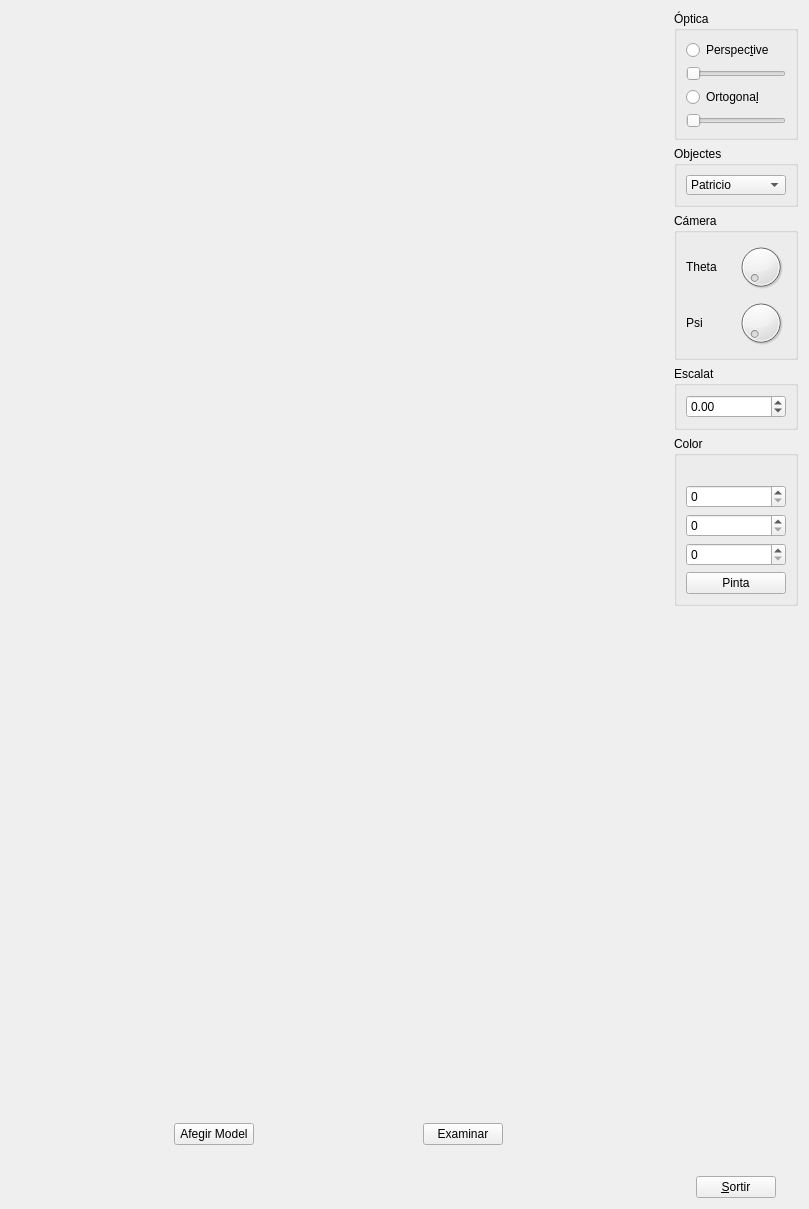
<?xml version="1.0" encoding="UTF-8"?>
<ui version="4.0">
 <class>MyForm</class>
 <widget class="QWidget" name="MyForm">
  <property name="geometry">
   <rect>
    <x>0</x>
    <y>0</y>
    <width>809</width>
    <height>1209</height>
   </rect>
  </property>
  <property name="sizePolicy">
   <sizepolicy hsizetype="Fixed" vsizetype="Fixed">
    <horstretch>0</horstretch>
    <verstretch>0</verstretch>
   </sizepolicy>
  </property>
  <property name="windowTitle">
   <string>Form</string>
  </property>
  <layout class="QHBoxLayout" name="horizontalLayout">
   <item>
    <layout class="QVBoxLayout" name="verticalLayout_9">
     <item>
      <widget class="MyGLWidget" name="widget" native="true">
       <property name="sizePolicy">
        <sizepolicy hsizetype="Expanding" vsizetype="Expanding">
         <horstretch>0</horstretch>
         <verstretch>0</verstretch>
        </sizepolicy>
       </property>
       <property name="maximumSize">
        <size>
         <width>1000</width>
         <height>1000</height>
        </size>
       </property>
      </widget>
     </item>
     <item>
      <layout class="QHBoxLayout" name="horizontalLayout_2">
       <item>
        <widget class="MyPushButton" name="pushButton_4">
         <property name="sizePolicy">
          <sizepolicy hsizetype="Fixed" vsizetype="Fixed">
           <horstretch>0</horstretch>
           <verstretch>0</verstretch>
          </sizepolicy>
         </property>
         <property name="text">
          <string>Afegir Model</string>
         </property>
        </widget>
       </item>
       <item>
        <widget class="MyPushButton" name="pushButton_3">
         <property name="sizePolicy">
          <sizepolicy hsizetype="Fixed" vsizetype="Fixed">
           <horstretch>0</horstretch>
           <verstretch>0</verstretch>
          </sizepolicy>
         </property>
         <property name="text">
          <string>Examinar</string>
         </property>
        </widget>
       </item>
      </layout>
     </item>
    </layout>
   </item>
   <item>
    <layout class="QVBoxLayout" name="verticalLayout">
     <item>
      <widget class="QGroupBox" name="groupBox">
       <property name="sizePolicy">
        <sizepolicy hsizetype="Minimum" vsizetype="Minimum">
         <horstretch>0</horstretch>
         <verstretch>0</verstretch>
        </sizepolicy>
       </property>
       <property name="title">
        <string>Óptica</string>
       </property>
       <property name="checkable">
        <bool>false</bool>
       </property>
       <layout class="QVBoxLayout" name="verticalLayout_2">
        <item>
         <widget class="QRadioButton" name="radioButton">
          <property name="text">
           <string>Perspec&amp;tive</string>
          </property>
          <property name="autoExclusive">
           <bool>true</bool>
          </property>
         </widget>
        </item>
        <item>
         <widget class="QSlider" name="horizontalSlider_2">
          <property name="sizePolicy">
           <sizepolicy hsizetype="Ignored" vsizetype="Fixed">
            <horstretch>0</horstretch>
            <verstretch>0</verstretch>
           </sizepolicy>
          </property>
          <property name="minimum">
           <number>0</number>
          </property>
          <property name="maximum">
           <number>85</number>
          </property>
          <property name="value">
           <number>0</number>
          </property>
          <property name="orientation">
           <enum>Qt::Horizontal</enum>
          </property>
         </widget>
        </item>
        <item>
         <widget class="QRadioButton" name="radioButton_2">
          <property name="text">
           <string>Ortogona&amp;l</string>
          </property>
          <property name="checked">
           <bool>false</bool>
          </property>
          <property name="autoExclusive">
           <bool>true</bool>
          </property>
         </widget>
        </item>
        <item>
         <widget class="QSlider" name="horizontalSlider">
          <property name="sizePolicy">
           <sizepolicy hsizetype="Ignored" vsizetype="Fixed">
            <horstretch>0</horstretch>
            <verstretch>0</verstretch>
           </sizepolicy>
          </property>
          <property name="maximum">
           <number>100</number>
          </property>
          <property name="orientation">
           <enum>Qt::Horizontal</enum>
          </property>
         </widget>
        </item>
       </layout>
      </widget>
     </item>
     <item>
      <widget class="QGroupBox" name="groupBox_2">
       <property name="enabled">
        <bool>true</bool>
       </property>
       <property name="sizePolicy">
        <sizepolicy hsizetype="Minimum" vsizetype="Minimum">
         <horstretch>0</horstretch>
         <verstretch>0</verstretch>
        </sizepolicy>
       </property>
       <property name="title">
        <string>Objectes</string>
       </property>
       <layout class="QVBoxLayout" name="verticalLayout_3">
        <item>
         <widget class="MyComboBox" name="comboBox">
          <property name="sizePolicy">
           <sizepolicy hsizetype="Fixed" vsizetype="Fixed">
            <horstretch>0</horstretch>
            <verstretch>0</verstretch>
           </sizepolicy>
          </property>
          <property name="maximumSize">
           <size>
            <width>100</width>
            <height>20</height>
           </size>
          </property>
          <item>
           <property name="text">
            <string>Patricio</string>
           </property>
          </item>
          <item>
           <property name="text">
            <string>Homer</string>
           </property>
          </item>
          <item>
           <property name="text">
            <string>Legoman</string>
           </property>
          </item>
          <item>
           <property name="text">
            <string>Legoman Assegut</string>
           </property>
          </item>
          <item>
           <property name="text">
            <string>Shaun Hastings</string>
           </property>
          </item>
          <item>
           <property name="text">
            <string>Vaca</string>
           </property>
          </item>
          <item>
           <property name="text">
            <string>Delfin</string>
           </property>
          </item>
          <item>
           <property name="text">
            <string>F16</string>
           </property>
          </item>
          <item>
           <property name="text">
            <string>Porsche</string>
           </property>
          </item>
         </widget>
        </item>
       </layout>
      </widget>
     </item>
     <item>
      <widget class="QGroupBox" name="groupBox_3">
       <property name="enabled">
        <bool>true</bool>
       </property>
       <property name="sizePolicy">
        <sizepolicy hsizetype="Minimum" vsizetype="Minimum">
         <horstretch>0</horstretch>
         <verstretch>0</verstretch>
        </sizepolicy>
       </property>
       <property name="title">
        <string>Cámera</string>
       </property>
       <layout class="QVBoxLayout" name="verticalLayout_5">
        <item>
         <layout class="QHBoxLayout" name="horizontalLayout_7">
          <item>
           <widget class="QLabel" name="label">
            <property name="sizePolicy">
             <sizepolicy hsizetype="Fixed" vsizetype="Fixed">
              <horstretch>0</horstretch>
              <verstretch>0</verstretch>
             </sizepolicy>
            </property>
            <property name="maximumSize">
             <size>
              <width>50</width>
              <height>50</height>
             </size>
            </property>
            <property name="text">
             <string>Theta</string>
            </property>
           </widget>
          </item>
          <item>
           <widget class="QDial" name="dial_5">
            <property name="sizePolicy">
             <sizepolicy hsizetype="Fixed" vsizetype="Fixed">
              <horstretch>0</horstretch>
              <verstretch>0</verstretch>
             </sizepolicy>
            </property>
            <property name="maximumSize">
             <size>
              <width>50</width>
              <height>50</height>
             </size>
            </property>
            <property name="maximum">
             <number>360</number>
            </property>
           </widget>
          </item>
         </layout>
        </item>
        <item>
         <layout class="QHBoxLayout" name="horizontalLayout_8">
          <item>
           <widget class="QLabel" name="label_2">
            <property name="sizePolicy">
             <sizepolicy hsizetype="Fixed" vsizetype="Fixed">
              <horstretch>0</horstretch>
              <verstretch>0</verstretch>
             </sizepolicy>
            </property>
            <property name="maximumSize">
             <size>
              <width>50</width>
              <height>50</height>
             </size>
            </property>
            <property name="text">
             <string>Psi</string>
            </property>
           </widget>
          </item>
          <item>
           <widget class="QDial" name="dial_2">
            <property name="sizePolicy">
             <sizepolicy hsizetype="Fixed" vsizetype="Fixed">
              <horstretch>0</horstretch>
              <verstretch>0</verstretch>
             </sizepolicy>
            </property>
            <property name="maximumSize">
             <size>
              <width>50</width>
              <height>50</height>
             </size>
            </property>
            <property name="maximum">
             <number>360</number>
            </property>
           </widget>
          </item>
         </layout>
        </item>
       </layout>
      </widget>
     </item>
     <item>
      <widget class="QGroupBox" name="groupBox_5">
       <property name="title">
        <string>Escalat</string>
       </property>
       <layout class="QVBoxLayout" name="verticalLayout_6">
        <item>
         <widget class="QDoubleSpinBox" name="doubleSpinBox">
          <property name="minimum">
           <double>-99.989999999999995</double>
          </property>
         </widget>
        </item>
       </layout>
      </widget>
     </item>
     <item>
      <widget class="QGroupBox" name="groupBox_6">
       <property name="title">
        <string>Color</string>
       </property>
       <layout class="QVBoxLayout" name="verticalLayout_7">
        <item>
         <widget class="MyLabel" name="label_5">
          <property name="text">
           <string/>
          </property>
         </widget>
        </item>
        <item>
         <widget class="QSpinBox" name="spinBox_5">
          <property name="maximum">
           <number>255</number>
          </property>
         </widget>
        </item>
        <item>
         <widget class="QSpinBox" name="spinBox_4">
          <property name="maximum">
           <number>255</number>
          </property>
         </widget>
        </item>
        <item>
         <widget class="QSpinBox" name="spinBox_3">
          <property name="maximum">
           <number>255</number>
          </property>
         </widget>
        </item>
        <item>
         <widget class="QPushButton" name="pushButton_2">
          <property name="text">
           <string>Pinta</string>
          </property>
         </widget>
        </item>
       </layout>
      </widget>
     </item>
     <item>
      <spacer name="verticalSpacer_2">
       <property name="orientation">
        <enum>Qt::Vertical</enum>
       </property>
       <property name="sizeHint" stdset="0">
        <size>
         <width>20</width>
         <height>40</height>
        </size>
       </property>
      </spacer>
     </item>
     <item alignment="Qt::AlignHCenter">
      <widget class="QPushButton" name="pushButton">
       <property name="sizePolicy">
        <sizepolicy hsizetype="Fixed" vsizetype="Fixed">
         <horstretch>0</horstretch>
         <verstretch>0</verstretch>
        </sizepolicy>
       </property>
       <property name="text">
        <string>&amp;Sortir</string>
       </property>
      </widget>
     </item>
    </layout>
   </item>
  </layout>
 </widget>
 <customwidgets>
  <customwidget>
   <class>MyGLWidget</class>
   <extends>QWidget</extends>
   <header>MyGLWidget.h</header>
   <container>1</container>
   <slots>
    <signal>updatepsi(int)</signal>
    <signal>updatetheta(int)</signal>
    <signal>setPressPrimera(bool)</signal>
    <signal>setPressTercera(bool)</signal>
    <signal>updatex(int)</signal>
    <signal>updatey(int)</signal>
    <signal>updateEscalat(double)</signal>
    <signal>updateslort(int)</signal>
    <signal>updateslfov(int)</signal>
    <signal>updatePers()</signal>
    <signal>updateOrt()</signal>
    <slot>ZoomPerspectiva(int)</slot>
    <slot>Perspective(bool)</slot>
    <slot>Ortogonal(bool)</slot>
    <slot>CarregaModel(QString)</slot>
    <slot>ZoomOrtogonal(int)</slot>
    <slot>updateTheta(int)</slot>
    <slot>updatePsi(int)</slot>
    <slot>updateX(int)</slot>
    <slot>updateY(int)</slot>
    <slot>Primera(bool)</slot>
    <slot>Tercera(bool)</slot>
    <slot>setEscalat(double)</slot>
    <slot>setRed(int)</slot>
    <slot>setGreen(int)</slot>
    <slot>setBlue(int)</slot>
    <slot>setSong(QString)</slot>
    <slot>updateHeight()</slot>
    <slot>updateWidth()</slot>
    <slot>setOBJ(QString)</slot>
    <slot>setIndex(int)</slot>
   </slots>
  </customwidget>
  <customwidget>
   <class>MyLabel</class>
   <extends>QLabel</extends>
   <header>MyLabel.h</header>
   <slots>
    <signal>setred(int)</signal>
    <signal>setgreen(int)</signal>
    <signal>setblue(int)</signal>
    <slot>updatered(int)</slot>
    <slot>updategreen(int)</slot>
    <slot>updateblue(int)</slot>
    <slot>send()</slot>
    <slot>setFile()</slot>
   </slots>
  </customwidget>
  <customwidget>
   <class>MyPushButton</class>
   <extends>QPushButton</extends>
   <header>MyPushButton.h</header>
   <slots>
    <signal>setFile(QString)</signal>
    <signal>setOBJ(QString)</signal>
    <signal>sendName(QString)</signal>
    <slot>myClicked()</slot>
    <slot>myClicked2()</slot>
   </slots>
  </customwidget>
  <customwidget>
   <class>MyComboBox</class>
   <extends>QComboBox</extends>
   <header>MyComboBox.h</header>
   <slots>
    <slot>setName(QString)</slot>
   </slots>
  </customwidget>
 </customwidgets>
 <resources/>
 <connections>
  <connection>
   <sender>pushButton</sender>
   <signal>clicked()</signal>
   <receiver>MyForm</receiver>
   <slot>close()</slot>
   <hints>
    <hint type="sourcelabel">
     <x>772</x>
     <y>1181</y>
    </hint>
    <hint type="destinationlabel">
     <x>693</x>
     <y>529</y>
    </hint>
   </hints>
  </connection>
  <connection>
   <sender>radioButton</sender>
   <signal>clicked(bool)</signal>
   <receiver>widget</receiver>
   <slot>Perspective(bool)</slot>
   <hints>
    <hint type="sourcelabel">
     <x>789</x>
     <y>56</y>
    </hint>
    <hint type="destinationlabel">
     <x>507</x>
     <y>89</y>
    </hint>
   </hints>
  </connection>
  <connection>
   <sender>radioButton_2</sender>
   <signal>clicked(bool)</signal>
   <receiver>widget</receiver>
   <slot>Ortogonal(bool)</slot>
   <hints>
    <hint type="sourcelabel">
     <x>789</x>
     <y>119</y>
    </hint>
    <hint type="destinationlabel">
     <x>507</x>
     <y>84</y>
    </hint>
   </hints>
  </connection>
  <connection>
   <sender>radioButton</sender>
   <signal>toggled(bool)</signal>
   <receiver>horizontalSlider_2</receiver>
   <slot>setVisible(bool)</slot>
   <hints>
    <hint type="sourcelabel">
     <x>789</x>
     <y>48</y>
    </hint>
    <hint type="destinationlabel">
     <x>789</x>
     <y>91</y>
    </hint>
   </hints>
  </connection>
  <connection>
   <sender>radioButton_2</sender>
   <signal>toggled(bool)</signal>
   <receiver>horizontalSlider</receiver>
   <slot>setVisible(bool)</slot>
   <hints>
    <hint type="sourcelabel">
     <x>789</x>
     <y>119</y>
    </hint>
    <hint type="destinationlabel">
     <x>789</x>
     <y>154</y>
    </hint>
   </hints>
  </connection>
  <connection>
   <sender>horizontalSlider</sender>
   <signal>sliderMoved(int)</signal>
   <receiver>widget</receiver>
   <slot>ZoomOrtogonal(int)</slot>
   <hints>
    <hint type="sourcelabel">
     <x>789</x>
     <y>154</y>
    </hint>
    <hint type="destinationlabel">
     <x>507</x>
     <y>208</y>
    </hint>
   </hints>
  </connection>
  <connection>
   <sender>horizontalSlider_2</sender>
   <signal>sliderMoved(int)</signal>
   <receiver>widget</receiver>
   <slot>ZoomPerspectiva(int)</slot>
   <hints>
    <hint type="sourcelabel">
     <x>789</x>
     <y>91</y>
    </hint>
    <hint type="destinationlabel">
     <x>507</x>
     <y>112</y>
    </hint>
   </hints>
  </connection>
  <connection>
   <sender>dial_2</sender>
   <signal>sliderMoved(int)</signal>
   <receiver>widget</receiver>
   <slot>updatePsi(int)</slot>
   <hints>
    <hint type="sourcelabel">
     <x>786</x>
     <y>367</y>
    </hint>
    <hint type="destinationlabel">
     <x>482</x>
     <y>396</y>
    </hint>
   </hints>
  </connection>
  <connection>
   <sender>widget</sender>
   <signal>updatepsi(int)</signal>
   <receiver>dial_2</receiver>
   <slot>setValue(int)</slot>
   <hints>
    <hint type="sourcelabel">
     <x>507</x>
     <y>396</y>
    </hint>
    <hint type="destinationlabel">
     <x>786</x>
     <y>367</y>
    </hint>
   </hints>
  </connection>
  <connection>
   <sender>doubleSpinBox</sender>
   <signal>valueChanged(double)</signal>
   <receiver>widget</receiver>
   <slot>setEscalat(double)</slot>
   <hints>
    <hint type="sourcelabel">
     <x>789</x>
     <y>437</y>
    </hint>
    <hint type="destinationlabel">
     <x>487</x>
     <y>396</y>
    </hint>
   </hints>
  </connection>
  <connection>
   <sender>widget</sender>
   <signal>updateEscalat(double)</signal>
   <receiver>doubleSpinBox</receiver>
   <slot>setValue(double)</slot>
   <hints>
    <hint type="sourcelabel">
     <x>507</x>
     <y>396</y>
    </hint>
    <hint type="destinationlabel">
     <x>789</x>
     <y>437</y>
    </hint>
   </hints>
  </connection>
  <connection>
   <sender>pushButton_2</sender>
   <signal>clicked()</signal>
   <receiver>label_5</receiver>
   <slot>send()</slot>
   <hints>
    <hint type="sourcelabel">
     <x>789</x>
     <y>628</y>
    </hint>
    <hint type="destinationlabel">
     <x>789</x>
     <y>496</y>
    </hint>
   </hints>
  </connection>
  <connection>
   <sender>label_5</sender>
   <signal>setred(int)</signal>
   <receiver>widget</receiver>
   <slot>setRed(int)</slot>
   <hints>
    <hint type="sourcelabel">
     <x>789</x>
     <y>496</y>
    </hint>
    <hint type="destinationlabel">
     <x>521</x>
     <y>396</y>
    </hint>
   </hints>
  </connection>
  <connection>
   <sender>label_5</sender>
   <signal>setgreen(int)</signal>
   <receiver>widget</receiver>
   <slot>setGreen(int)</slot>
   <hints>
    <hint type="sourcelabel">
     <x>789</x>
     <y>496</y>
    </hint>
    <hint type="destinationlabel">
     <x>530</x>
     <y>396</y>
    </hint>
   </hints>
  </connection>
  <connection>
   <sender>label_5</sender>
   <signal>setblue(int)</signal>
   <receiver>widget</receiver>
   <slot>setBlue(int)</slot>
   <hints>
    <hint type="sourcelabel">
     <x>789</x>
     <y>496</y>
    </hint>
    <hint type="destinationlabel">
     <x>527</x>
     <y>396</y>
    </hint>
   </hints>
  </connection>
  <connection>
   <sender>spinBox_3</sender>
   <signal>valueChanged(int)</signal>
   <receiver>label_5</receiver>
   <slot>updateblue(int)</slot>
   <hints>
    <hint type="sourcelabel">
     <x>789</x>
     <y>595</y>
    </hint>
    <hint type="destinationlabel">
     <x>789</x>
     <y>496</y>
    </hint>
   </hints>
  </connection>
  <connection>
   <sender>spinBox_4</sender>
   <signal>valueChanged(int)</signal>
   <receiver>label_5</receiver>
   <slot>updategreen(int)</slot>
   <hints>
    <hint type="sourcelabel">
     <x>789</x>
     <y>562</y>
    </hint>
    <hint type="destinationlabel">
     <x>789</x>
     <y>496</y>
    </hint>
   </hints>
  </connection>
  <connection>
   <sender>spinBox_5</sender>
   <signal>valueChanged(int)</signal>
   <receiver>label_5</receiver>
   <slot>updatered(int)</slot>
   <hints>
    <hint type="sourcelabel">
     <x>789</x>
     <y>529</y>
    </hint>
    <hint type="destinationlabel">
     <x>789</x>
     <y>496</y>
    </hint>
   </hints>
  </connection>
  <connection>
   <sender>pushButton_3</sender>
   <signal>clicked()</signal>
   <receiver>pushButton_3</receiver>
   <slot>myClicked()</slot>
   <hints>
    <hint type="sourcelabel">
     <x>503</x>
     <y>1109</y>
    </hint>
    <hint type="destinationlabel">
     <x>504</x>
     <y>1109</y>
    </hint>
   </hints>
  </connection>
  <connection>
   <sender>pushButton_3</sender>
   <signal>setFile(QString)</signal>
   <receiver>widget</receiver>
   <slot>setSong(QString)</slot>
   <hints>
    <hint type="sourcelabel">
     <x>504</x>
     <y>1109</y>
    </hint>
    <hint type="destinationlabel">
     <x>50</x>
     <y>396</y>
    </hint>
   </hints>
  </connection>
  <connection>
   <sender>widget</sender>
   <signal>updateslort(int)</signal>
   <receiver>horizontalSlider</receiver>
   <slot>setValue(int)</slot>
   <hints>
    <hint type="sourcelabel">
     <x>654</x>
     <y>173</y>
    </hint>
    <hint type="destinationlabel">
     <x>789</x>
     <y>133</y>
    </hint>
   </hints>
  </connection>
  <connection>
   <sender>widget</sender>
   <signal>updateslfov(int)</signal>
   <receiver>horizontalSlider_2</receiver>
   <slot>setValue(int)</slot>
   <hints>
    <hint type="sourcelabel">
     <x>654</x>
     <y>54</y>
    </hint>
    <hint type="destinationlabel">
     <x>789</x>
     <y>77</y>
    </hint>
   </hints>
  </connection>
  <connection>
   <sender>widget</sender>
   <signal>updateOrt()</signal>
   <receiver>radioButton_2</receiver>
   <slot>click()</slot>
   <hints>
    <hint type="sourcelabel">
     <x>654</x>
     <y>137</y>
    </hint>
    <hint type="destinationlabel">
     <x>789</x>
     <y>108</y>
    </hint>
   </hints>
  </connection>
  <connection>
   <sender>widget</sender>
   <signal>updatePers()</signal>
   <receiver>radioButton</receiver>
   <slot>click()</slot>
   <hints>
    <hint type="sourcelabel">
     <x>654</x>
     <y>22</y>
    </hint>
    <hint type="destinationlabel">
     <x>789</x>
     <y>48</y>
    </hint>
   </hints>
  </connection>
  <connection>
   <sender>dial_5</sender>
   <signal>sliderMoved(int)</signal>
   <receiver>widget</receiver>
   <slot>updateTheta(int)</slot>
   <hints>
    <hint type="sourcelabel">
     <x>786</x>
     <y>298</y>
    </hint>
    <hint type="destinationlabel">
     <x>654</x>
     <y>307</y>
    </hint>
   </hints>
  </connection>
  <connection>
   <sender>widget</sender>
   <signal>updatetheta(int)</signal>
   <receiver>dial_5</receiver>
   <slot>setValue(int)</slot>
   <hints>
    <hint type="sourcelabel">
     <x>654</x>
     <y>265</y>
    </hint>
    <hint type="destinationlabel">
     <x>786</x>
     <y>275</y>
    </hint>
   </hints>
  </connection>
  <connection>
   <sender>pushButton_4</sender>
   <signal>clicked()</signal>
   <receiver>pushButton_4</receiver>
   <slot>myClicked2()</slot>
   <hints>
    <hint type="sourcelabel">
     <x>237</x>
     <y>1109</y>
    </hint>
    <hint type="destinationlabel">
     <x>265</x>
     <y>1109</y>
    </hint>
   </hints>
  </connection>
  <connection>
   <sender>pushButton_4</sender>
   <signal>setOBJ(QString)</signal>
   <receiver>widget</receiver>
   <slot>setOBJ(QString)</slot>
   <hints>
    <hint type="sourcelabel">
     <x>218</x>
     <y>1109</y>
    </hint>
    <hint type="destinationlabel">
     <x>146</x>
     <y>1001</y>
    </hint>
   </hints>
  </connection>
  <connection>
   <sender>pushButton_4</sender>
   <signal>sendName(QString)</signal>
   <receiver>comboBox</receiver>
   <slot>setName(QString)</slot>
   <hints>
    <hint type="sourcelabel">
     <x>247</x>
     <y>1096</y>
    </hint>
    <hint type="destinationlabel">
     <x>692</x>
     <y>201</y>
    </hint>
   </hints>
  </connection>
  <connection>
   <sender>comboBox</sender>
   <signal>currentIndexChanged(int)</signal>
   <receiver>widget</receiver>
   <slot>setIndex(int)</slot>
   <hints>
    <hint type="sourcelabel">
     <x>702</x>
     <y>213</y>
    </hint>
    <hint type="destinationlabel">
     <x>625</x>
     <y>342</y>
    </hint>
   </hints>
  </connection>
 </connections>
</ui>
